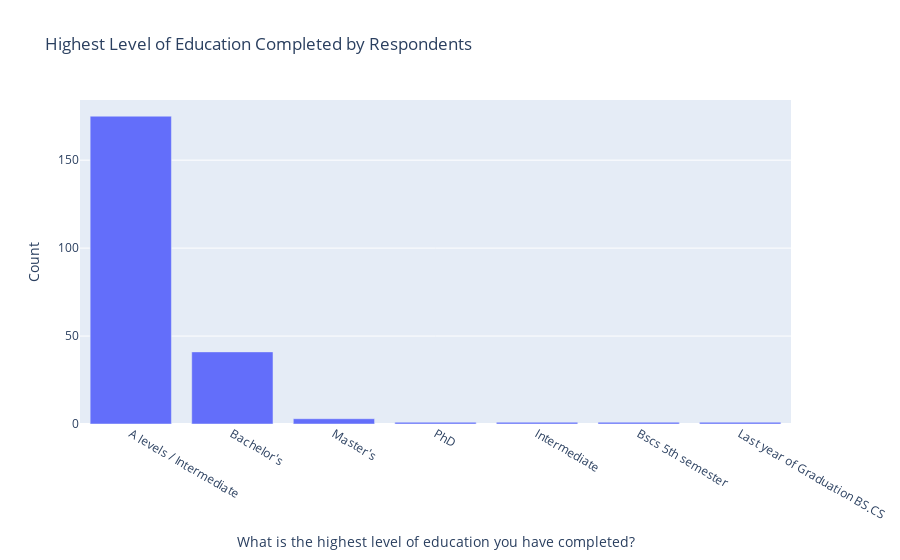
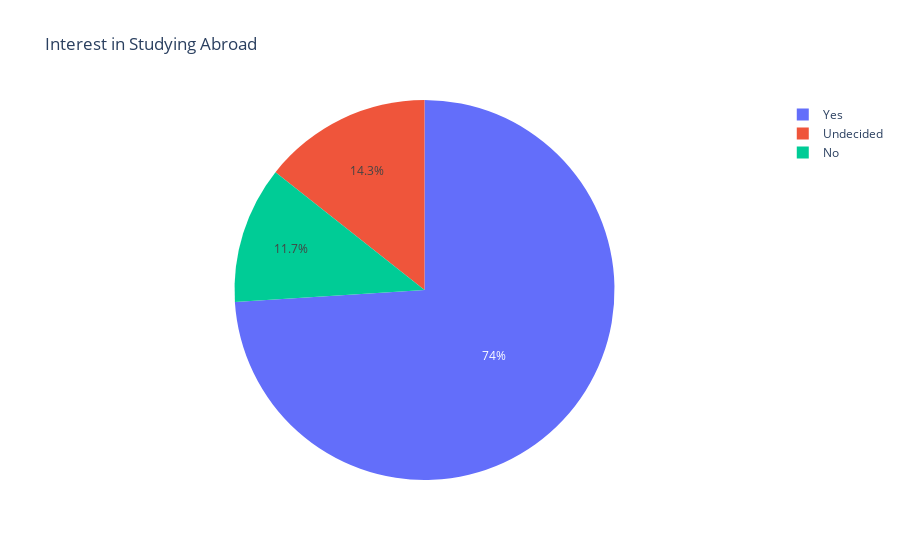
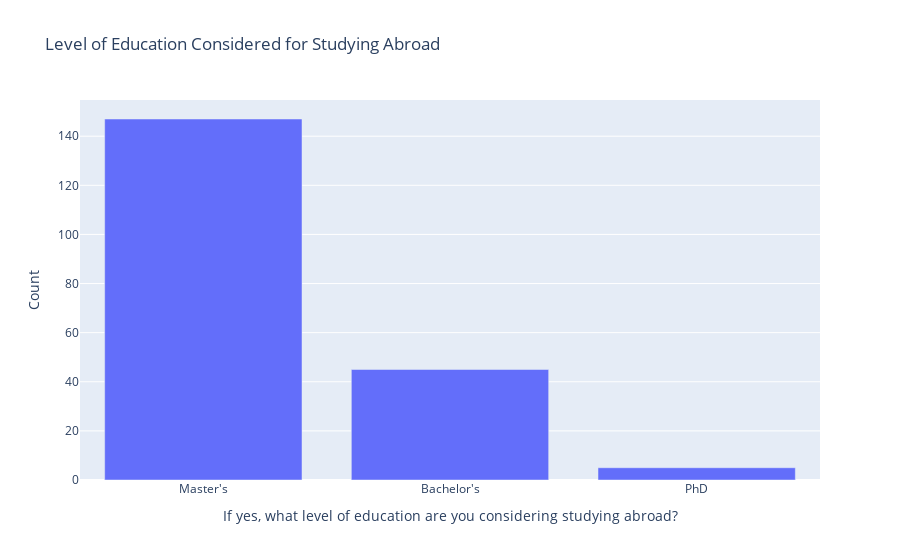
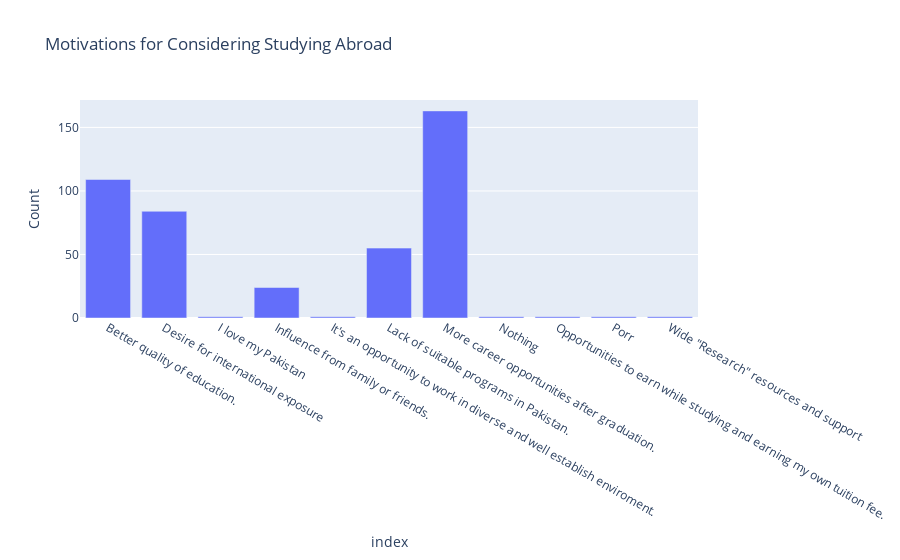

Here is the notebook cell these charts were saved with, in order:
### Code cell
import pandas as pd
import plotly.express as px
import plotly.graph_objects as go

# Load the CSV file
file_path = "Youth Migration Trends - Form Responses 1.csv"
df = pd.read_csv(file_path)

# Helper function for creating bar charts
def plot_bar_chart(data, title):
    fig = px.bar(data, x=data.index, y=data.values, labels={'x': 'Response', 'y': 'Count'}, title=title)
    fig.show()

# Helper function for creating pie charts
def plot_pie_chart(data, title):
    fig = px.pie(data, names=data.index, values=data.values, title=title)
    fig.show()

# Question 3: Highest level of education completed by respondents
education_counts = df['What is the highest level of education you have completed? '].value_counts()
plot_bar_chart(education_counts, "Highest Level of Education Completed by Respondents")

# Question 4: Have respondents considered studying abroad?
abroad_interest_counts = df['Have you ever considered studying abroad? '].value_counts()
plot_pie_chart(abroad_interest_counts, "Interest in Studying Abroad")

# Question 5: Level of education considered for studying abroad (for those who answered yes)
education_abroad_counts = df['  If yes, what level of education are you considering studying abroad?  '].dropna().value_counts()
plot_bar_chart(education_abroad_counts, "Level of Education Considered for Studying Abroad")

# Question 6: Motivations for studying abroad
motivations_abroad_counts = df['What has motivated you to consider studying abroad? (Select all that apply)  '].str.get_dummies(', ').sum()
plot_bar_chart(motivations_abroad_counts, "Motivations for Considering Studying Abroad")

# Question 7: Impact of educational opportunities in Pakistan on career goals
education_impact_counts = df['Which of the following best describes how educational opportunities in Pakistan have impacted your career goals? '].value_counts()
plot_pie_chart(education_impact_counts, "Impact of Educational Opportunities in Pakistan on Career Goals")

# Question 8: Preference for studying in Pakistan or abroad
study_preference_counts = df['If given the chance, would you choose to study at a university in Pakistan or abroad, assuming both offer equal value in terms of education, opportunities, and scholarships?  '].value_counts()
plot_pie_chart(study_preference_counts, "Preference for Studying in Pakistan or Abroad")

# Question 9: Challenges of life in Pakistan
challenges_in_pakistan_counts = df['Which aspects of life in Pakistan do you find most challenging? (Select all that apply)  '].str.get_dummies(', ').sum()
plot_bar_chart(challenges_in_pakistan_counts, "Challenges of Life in Pakistan")

# Question 10: Appeals of living abroad
appeals_abroad_counts = df['What do you find most appealing about living abroad? (Select all that apply)  '].str.get_dummies(', ').sum()
plot_bar_chart(appeals_abroad_counts, "Appeals of Living Abroad")

# Question 11: Perception of growth opportunities in Pakistan
growth_opportunities_counts = df['Do you think there are enough opportunities for personal and professional growth in Pakistan? '].value_counts()
plot_pie_chart(growth_opportunities_counts, "Perception of Growth Opportunities in Pakistan")

# Question 12: Plan to seek employment opportunities abroad
employment_abroad_counts = df['Do you plan to seek employment opportunities abroad? '].value_counts()
plot_pie_chart(employment_abroad_counts, "Plan to Seek Employment Opportunities Abroad")

# Question 13: Competitive salary in Pakistan and migration consideration
salary_migration_counts = df['If you were offered a competitive salary in Pakistan, would you consider migrating abroad for work?  '].value_counts()
plot_pie_chart(salary_migration_counts, "Migration Consideration with Competitive Salary in Pakistan")

# Question 14: Effect of political and economic situation in Pakistan
politics_effect_counts = df['How does the political and economic situation in Pakistan affect your thoughts on leaving the country? '].value_counts()
plot_bar_chart(politics_effect_counts, "Effect of Political and Economic Situation on Migration Thoughts")

# Question 15: Influence of achievements of people abroad
inspiration_abroad_counts = df['Do you know anyone abroad whose achievements or lifestyle has inspired you to move to another country?  '].value_counts()
plot_pie_chart(inspiration_abroad_counts, "Influence of Achievements of People Abroad")

# Question 16: Countries considered for moving
countries_considered_counts = df['Which countries have you thought about moving to? (Select all that apply)  '].str.get_dummies(', ').sum()
plot_bar_chart(countries_considered_counts, "Countries Considered for Moving Abroad")

# Question 17: Challenges anticipated when moving abroad
challenges_abroad_counts = df['What do you think is the biggest challenge of moving abroad?  (Select all that apply)     '].str.get_dummies(', ').sum()
plot_bar_chart(challenges_abroad_counts, "Anticipated Challenges of Moving Abroad")

# Question 18: Impact of moving abroad on marriage decision
marriage_impact_counts = df['If you were to move abroad, how would it affect your decision on where to marry?  '].value_counts()
plot_pie_chart(marriage_impact_counts, "Impact of Moving Abroad on Marriage Decision")

### Figure 1 — Plotly figure (JSON) as saved in the notebook; plotly's stock layout.template omitted (floating-point values rounded to 4 significant figures)
{"data": [{"alignmentgroup": "True", "hovertemplate": "What is the highest level of education you have completed? =%{x}<br>Count=%{y}<extra></extra>", "legendgroup": "", "marker": {"color": "#636efa", "pattern": {"shape": ""}}, "name": "", "offsetgroup": "", "orientation": "v", "showlegend": false, "textposition": "auto", "type": "bar", "x": ["A levels / Intermediate", "Bachelor's", "Master's", "PhD", "Intermediate", "Bscs 5th semester ", "Last year of Graduation BS.CS"], "xaxis": "x", "y": [175, 41, 3, 1, 1, 1, 1], "yaxis": "y"}], "layout": {"barmode": "relative", "legend": {"tracegroupgap": 0}, "title": {"text": "Highest Level of Education Completed by Respondents"}, "xaxis": {"anchor": "y", "domain": [0, 1], "title": {"text": "What is the highest level of education you have completed? "}}, "yaxis": {"anchor": "x", "domain": [0, 1], "title": {"text": "Count"}}}}

### Figure 2 — Plotly figure (JSON) as saved in the notebook; plotly's stock layout.template omitted (floating-point values rounded to 4 significant figures)
{"data": [{"domain": {"x": [0, 1], "y": [0, 1]}, "hovertemplate": "Have you ever considered studying abroad? =%{label}<br>value=%{value}<extra></extra>", "labels": ["Yes", "Undecided", "No"], "legendgroup": "", "name": "", "showlegend": true, "type": "pie", "values": [165, 32, 26]}], "layout": {"legend": {"tracegroupgap": 0}, "title": {"text": "Interest in Studying Abroad"}}}

### Figure 3 — Plotly figure (JSON) as saved in the notebook; plotly's stock layout.template omitted (floating-point values rounded to 4 significant figures)
{"data": [{"alignmentgroup": "True", "hovertemplate": "  If yes, what level of education are you considering studying abroad?  =%{x}<br>Count=%{y}<extra></extra>", "legendgroup": "", "marker": {"color": "#636efa", "pattern": {"shape": ""}}, "name": "", "offsetgroup": "", "orientation": "v", "showlegend": false, "textposition": "auto", "type": "bar", "x": ["Master's", "Bachelor's", "PhD"], "xaxis": "x", "y": [147, 45, 5], "yaxis": "y"}], "layout": {"barmode": "relative", "legend": {"tracegroupgap": 0}, "title": {"text": "Level of Education Considered for Studying Abroad"}, "xaxis": {"anchor": "y", "domain": [0, 1], "title": {"text": "  If yes, what level of education are you considering studying abroad?  "}}, "yaxis": {"anchor": "x", "domain": [0, 1], "title": {"text": "Count"}}}}

### Figure 4 — Plotly figure (JSON) as saved in the notebook; plotly's stock layout.template omitted (floating-point values rounded to 4 significant figures)
{"data": [{"alignmentgroup": "True", "hovertemplate": "index=%{x}<br>Count=%{y}<extra></extra>", "legendgroup": "", "marker": {"color": "#636efa", "pattern": {"shape": ""}}, "name": "", "offsetgroup": "", "orientation": "v", "showlegend": false, "textposition": "auto", "type": "bar", "x": ["Better quality of education.", "Desire for international exposure", "I love my Pakistan ", "Influence from family or friends.", "It's an opportunity to work in diverse and well establish enviroment. ", "Lack of suitable programs in Pakistan.", "More career opportunities after graduation.", "Nothing ", "Opportunities to earn while studying and earning my own tuition fee.", "Porr", "Wide \"Research\" resources and support"], "xaxis": "x", "y": [109, 84, 1, 24, 1, 55, 163, 1, 1, 1, 1], "yaxis": "y"}], "layout": {"barmode": "relative", "legend": {"tracegroupgap": 0}, "title": {"text": "Motivations for Considering Studying Abroad"}, "xaxis": {"anchor": "y", "domain": [0, 1], "title": {"text": "index"}}, "yaxis": {"anchor": "x", "domain": [0, 1], "title": {"text": "Count"}}}}
